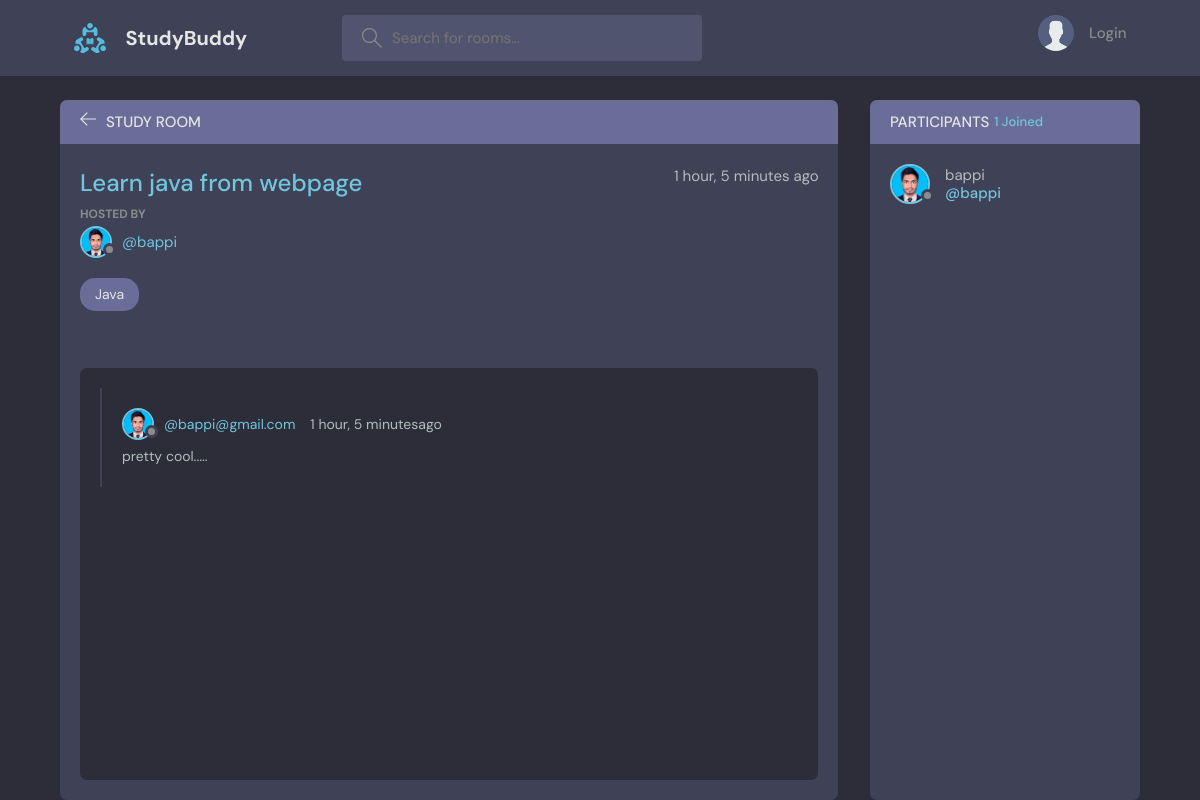
/room/1, run on the app's committed database.
### base/models.py (models this page shows, shortened)
class Rooms(models.Model):
    host = models.ForeignKey(User, on_delete=models.SET_NULL, null=True)
    topic = models.ForeignKey(Topic, on_delete=models.SET_NULL, null=True)
    name = models.CharField(max_length=200)
    description = models.TextField(null=True, blank=True)
    participants = models.ManyToManyField(User, related_name='participants', blank=True)
    updated = models.DateTimeField(auto_now=True)
    created = models.DateTimeField(auto_now_add=True)
    class Meta:
        ordering = ['-updated','-created']

class User(AbstractUser):
    name = models.CharField(max_length=200, null = True)
    email = models.EmailField(unique=True, null = True)
    bio = models.TextField(null=True)
    avatar = models.ImageField(null= True, default='avatar.svg')
    USERNAME_FIELD = 'email'
    REQUIRED_FIELDS = ['username']

class Topic(models.Model):
    name = models.CharField(max_length=200)
    def __str__(self):
        return self.name

class Message(models.Model):
    user = models.ForeignKey(User, on_delete=models.CASCADE)
    room = models.ForeignKey(Rooms, on_delete=models.CASCADE)
    body = models.TextField(max_length=200)
    updated = models.DateTimeField(auto_now=True)
    created = models.DateTimeField(auto_now_add=True)
    class Meta:
        ordering = ['-updated','-created']

### base/views.py (the view, shortened to what this page needs)
# urls.py: path('room/<str:pk>',views.room, name = 'room'),
def room(request,pk):
    room = Rooms.objects.get(id=pk)
    room_messages = room.message_set.all().order_by('-created')  #sob ses e eita abr dekhte hobe
    participants = room.participants.all()
    context = { 'room': room, 'room_messages': room_messages, 'participants':participants}
    return render(request, 'base/room.html',context)

### base/templates/base/room.html (shortened to what this page needs)
{% extends 'main.html' %}
{% block content%}
    <main class="profile-page layout layout--2">
      <div class="container">
        <div class="room">
          <div class="room__top">
            <div class="room__topLeft">
              <a href="{% url 'home' %}">
                <svg version="1.1" xmlns="http://www.w3.org/2000/svg" width="32" height="32" viewBox="0 0 32 32">
                  <title>arrow-left</title>
                  <path
                    d="M13.723 2.286l-13.723 13.714 13.719 13.714 1.616-1.611-10.96-10.96h27.625v-2.286h-27.625l10.965-10.965-1.616-1.607z"
                  ></path>
                </svg>
              </a>
              <h3>Study Room</h3>
            </div>
          </div>
          <div class="room__box scroll">
            <div class="room__header scroll">
              <div class="room__info">
                <h3>{{ room.name }}</h3>
                <span>{{ room.created|timesince }} ago</span>
              </div>
              <div class="room__hosted">
                <p>Hosted By</p>
                <a href="{% url 'user_profile' room.host.id %}" class="room__author">
                  <div class="avatar avatar--small">
                    <img src="{{room.host.avatar.url}}" />
                  </div>
                  <span>@{{room.host.username}}</span>
                </a>
              </div>
              <span class="room__topics">{{room.topic}}</span>
            </div>
            <div class="room__conversation">
              <div class="threads scroll">
                {% for message in room_messages %}
                <div class="thread">
                  <div class="thread__top">
                    <div class="thread__author">
                      <a href="{% url 'user_profile' message.user.id %}" class="thread__authorInfo">
                        <div class="avatar avatar--small">
                          <img src="{{room.host.avatar.url}}" />
                        </div>
                        <span>@{{message.user}}</span>
                      </a>
                      <span class="thread__date">{{message.created|timesince}}ago</span>
                    </div>
                  </div>
                  <div class="thread__details">
                    {{message.body}}
                  </div>
                </div>
                {% endfor %}
              </div>
            </div>
          </div>
        </div>
        <div class="participants">
          <h3 class="participants__top">Participants <span>{{ participants.count}} Joined</span></h3>
          <div class="participants__list scroll">
            {% for user in participants %}
            <a href="{% url 'user_profile' user.id %}" class="participant">
              <div class="avatar avatar--medium">
                <img src="{{ user.avatar.url }}" />
              </div>
              <p>
                {{ user.username }}
                <span>@{{ user.username }}</span>
              </p>
            </a>
            {% endfor %}
          </div>
        </div>
      </div>
    </main>
{% endblock %}

### data on the page
Rooms: name "Learn java from webpage", created "1 hour, 5 minutes", host.avatar (picture), host.username "bappi", topic "Java"
Message: host.avatar (picture), user "bappi@gmail.com", created "1 hour, 5 minutes", body "pretty cool....."
User: avatar (picture), username "bappi"

### other printed values
{{ participants.count }} "1"
